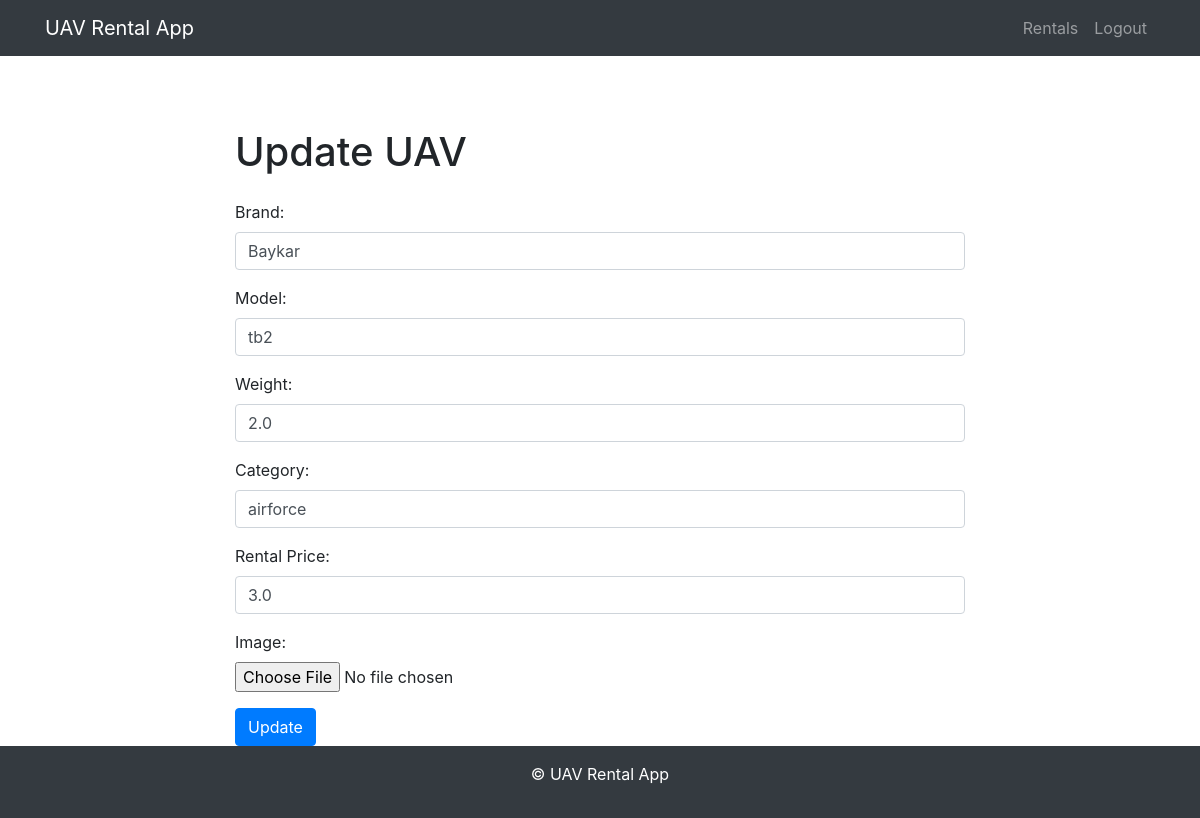
Page /uav/update/2/ (signed in) on the committed database.
### rent/models.py (models this page shows, shortened)
class UAV(models.Model):
    brand = models.CharField(max_length=100)
    model = models.CharField(max_length=100)
    weight = models.FloatField()
    category = models.CharField(max_length=100)
    rental_price = models.FloatField()
    image = models.ImageField(upload_to='uav_images/',default='default_uav_image.jpg', blank=True)

### rent/views.py (the view, shortened to what this page needs)
# urls.py: path('uav/update/<int:pk>/', views.uav_update, name='uav_update'),
@login_required
def uav_update(request, pk):
    uav = get_object_or_404(UAV, pk=pk)
    if not request.user.is_admin and uav.created_by != request.user:
        return redirect('uav_list')
    return render(request, 'uav_update.html', {'uav': uav})

### rent/templates/uav_update.html (shortened to what this page needs)
{% extends 'base.html' %}
{% block content %}
    <div class="row">
        <div class="col-md-8 offset-md-2">
            <h1 class="my-4">Update UAV</h1>
            <form method="post" enctype="multipart/form-data">
                <div class="form-group">
                    <label for="brand">Brand:</label>
                    <input type="text" name="brand" id="brand" class="form-control" value="{{ uav.brand }}" required>
                </div>
                <div class="form-group">
                    <label for="model">Model:</label>
                    <input type="text" name="model" id="model" class="form-control" value="{{ uav.model }}" required>
                </div>
                <div class="form-group">
                    <label for="weight">Weight:</label>
                    <input type="number" step="0.01" name="weight" id="weight" class="form-control" value="{{ uav.weight }}" required>
                </div>
                <div class="form-group">
                    <label for="category">Category:</label>
                    <input type="text" name="category" id="category" class="form-control" value="{{ uav.category }}" required>
                </div>
                <div class="form-group">
                    <label for="rental_price">Rental Price:</label>
                    <input type="number" step="0.01" name="rental_price" id="rental_price" class="form-control" value="{{ uav.rental_price }}" required>
                </div>
                <div class="form-group">
                    <label for="image">Image:</label>
                    <input type="file" name="image" id="image" class="form-control-file">
                </div>
                <button type="submit" class="btn btn-primary">Update</button>
            </form>
        </div>
    </div>
{% endblock %}

### rows in the picture
UAV: brand "Baykar", model "tb2", weight "2.0", category "airforce", rental_price "3.0"
